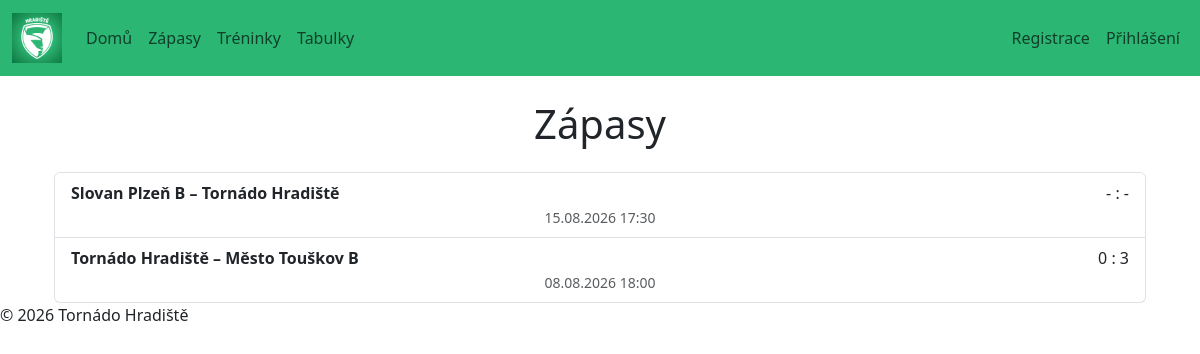
The page /matches/ on the database its author committed.
### matches/models.py (models this page shows, shortened)
class Match(models.Model):
    match_date = models.DateTimeField()
    opponent = models.CharField(max_length=100)
    is_home = models.BooleanField()
    location = models.CharField(max_length=100)
    goals_for = models.PositiveIntegerField(null=True, blank=True)
    goals_against = models.PositiveIntegerField(null=True, blank=True)

### matches/views.py (the view)
# urls.py: path('', views.match_list, name='match_list'),
def match_list(request):
    matches = Match.objects.all().order_by("-match_date")
    return render(request, 'matches/match_list.html', {'matches': matches})

### matches/templates/matches/match_list.html
{% extends "base.html" %}
{% block content %}
    <h1 class="mb-4">Zápasy</h1>
    <div class="list-group">
        {% for match in matches %}
            <a href="{% url 'match_detail' match.pk %}" class="list-group-item list-group-item-action">
            <div class="d-flex justify-content-between">
        <strong>
            {% if match.is_home %}
                Tornádo Hradiště – {{ match.opponent }}
            {% else %}
                {{ match.opponent }} – Tornádo Hradiště
            {% endif %}
        </strong>
        {% if match.goals_for is not None %}
            <span>{{ match.goals_for }} : {{ match.goals_against }}</span>
        {% else %}
            <span>- : -</span>
        {% endif %}
    </div>
    <small class="text-muted">
        {{ match.match_date|date:"d.m.Y H:i" }}
    </small>
</a>
        {% empty %}
            <div class="list-group-item">Žádné zápasy k zobrazení.</div>
        {% endfor %}
    </div>
{% endblock %}

### static/css/style.css (style rules this page uses)
:root { --club-green: #2BB673; --club-green-dark: #209A61; --club-white: #ffffff; --club-text: #212529; }

### rows shown on the page
Match: opponent "Slovan Plzeň B", match_date "15.08.2026 17:30"
Match: opponent "Město Touškov B", goals_for "0", goals_against "3", match_date "08.08.2026 18:00"
